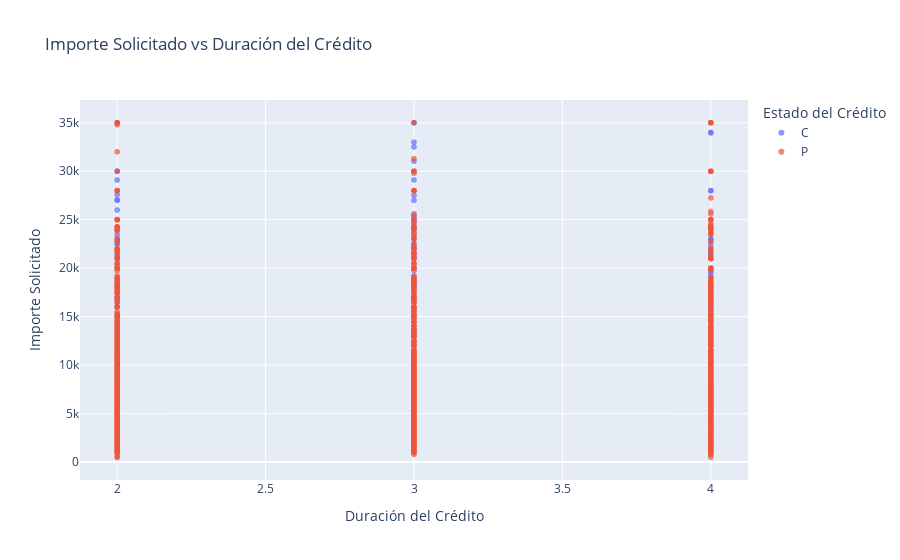

This figure's notebook cell:
### Code cell
# Relación entre importe solicitado y duración del crédito, coloreado por estado del crédito (scatter)
fig_scatter = px.scatter(
    df,
    x='duracion_credito',
    y='importe_solicitado',
    color='estado_credito_N',
    title='Importe Solicitado vs Duración del Crédito',
    labels={
        'duracion_credito': 'Duración del Crédito',
        'importe_solicitado': 'Importe Solicitado',
        'estado_credito_N': 'Estado del Crédito'
    },
    opacity=0.7
)
fig_scatter.show()

### Figure 1 — Plotly figure (JSON) as saved in the notebook; plotly's stock layout.template omitted (floating-point values rounded to 4 significant figures; data arrays with more than 128 entries replaced by an {"elided": "..."} marker saying what was removed)
{"data": [{"hovertemplate": "Estado del Crédito=C<br>Duración del Crédito=%{x}<br>Importe Solicitado=%{y}<extra></extra>", "legendgroup": "C", "marker": {"color": "#636efa", "opacity": 0.7, "symbol": "circle"}, "mode": "markers", "name": "C", "showlegend": true, "type": "scattergl", "x": {"elided": "2375 int values"}, "xaxis": "x", "y": {"elided": "2375 int values"}, "yaxis": "y"}, {"hovertemplate": "Estado del Crédito=P<br>Duración del Crédito=%{x}<br>Importe Solicitado=%{y}<extra></extra>", "legendgroup": "P", "marker": {"color": "#EF553B", "opacity": 0.7, "symbol": "circle"}, "mode": "markers", "name": "P", "showlegend": true, "type": "scattergl", "x": {"elided": "7401 int values"}, "xaxis": "x", "y": {"elided": "7401 int values"}, "yaxis": "y"}], "layout": {"legend": {"title": {"text": "Estado del Crédito"}, "tracegroupgap": 0}, "title": {"text": "Importe Solicitado vs Duración del Crédito"}, "xaxis": {"anchor": "y", "domain": [0, 1], "title": {"text": "Duración del Crédito"}}, "yaxis": {"anchor": "x", "domain": [0, 1], "title": {"text": "Importe Solicitado"}}}}
